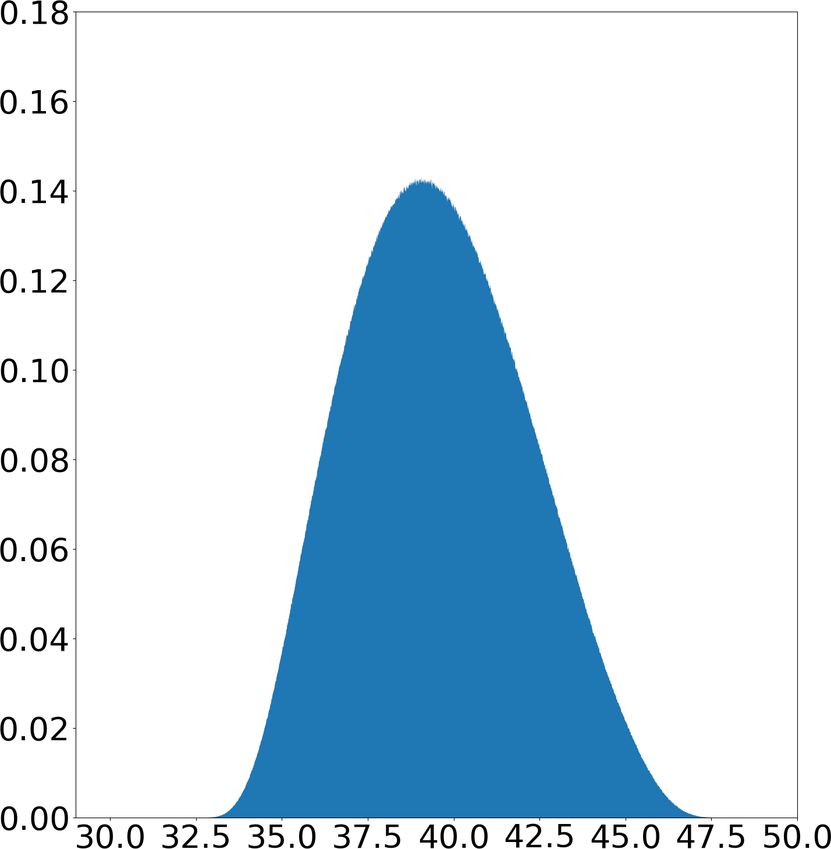
#> input picture baseline_density_lorenz_zmax_10_28_3.33.json.png, 831 x 849 px, shrunk from 1428 x 1460 before the run
$ python autocrop.py ../baseline_density_lorenz_zmax_10_28_3.33.json.png
#> lines starting #> are read from the running program, lines starting #| are printed output that depends on the picture; after the words box and inside, x2 and y2 are one past the last pixel; in counts of white or black regions, pixels touching at a corner belong together
#!/usr/bin/python3

import os
import sys
import argparse
from glob import glob
from PIL import Image
import numpy as np

parser = argparse.ArgumentParser(description='Autocrop png images.')
parser.add_argument('filenames', metavar='filename', type=str, nargs='+',
                    help='png image filenames to be cropped')

args = parser.parse_args()

for arg in args.filenames:
    for f in glob(arg):
        image=Image.open(f)
#> image is the input picture: PIL image 831x849 RGBA; mean R, G, B, A 202.1, 221.3, 234.6, 255
        image = image.convert('RGBA')

        image_data = np.asarray(image)
        not_white = (image_data.min(axis=2) < 255)
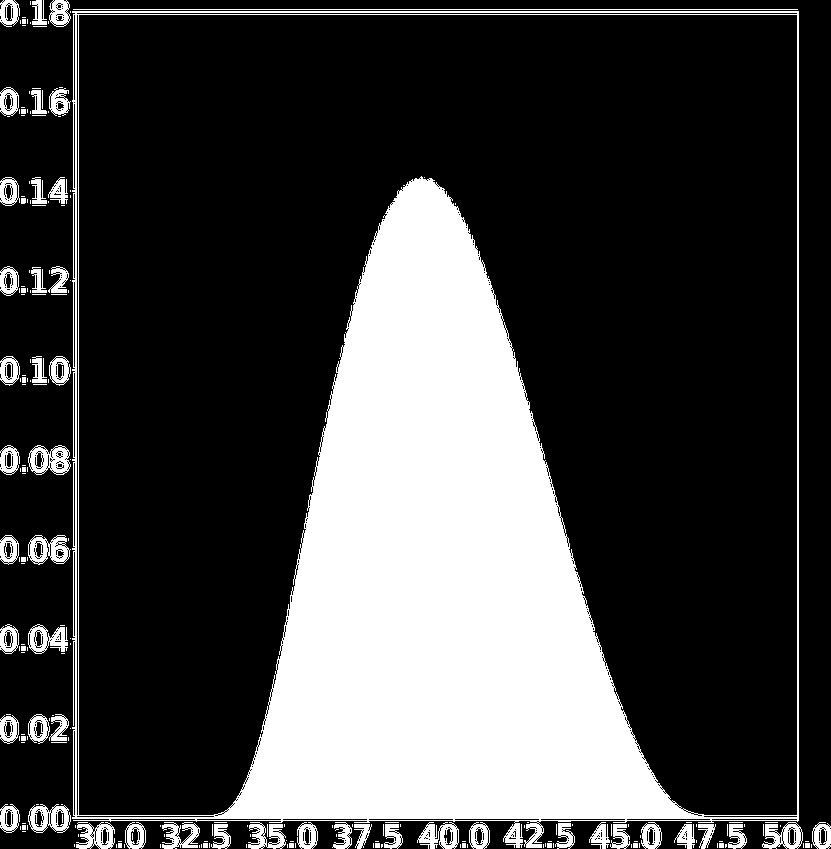
#> not_white: shape (849, 831) bool; 26.3% white; 221 white regions (154 under 20 px), largest, box (x1, y1, x2, y2) and area: (72, 11, 799, 848) 166271, (28, 445, 71, 475) 754, (73, 9, 798, 10) 725
        if image_data.shape[2] > 3:
            not_white *= (image_data[:,:,3] > 0)
        non_empty_columns = np.where(not_white.max(axis=0))[0]
#> non_empty_columns = 827 values from 0 to 830
        non_empty_rows = np.where(not_white.max(axis=1))[0]
#> non_empty_rows = 849 values from 0 to 848
        cropBox = (min(non_empty_rows), max(non_empty_rows), min(non_empty_columns), max(non_empty_columns))
#> cropBox = (0, 848, 0, 830)

        image_data_new = image_data[cropBox[0]:cropBox[1]+1, cropBox[2]:cropBox[3]+1 , :]

        cropped = Image.fromarray(image_data_new)
        cropped.save(f)
